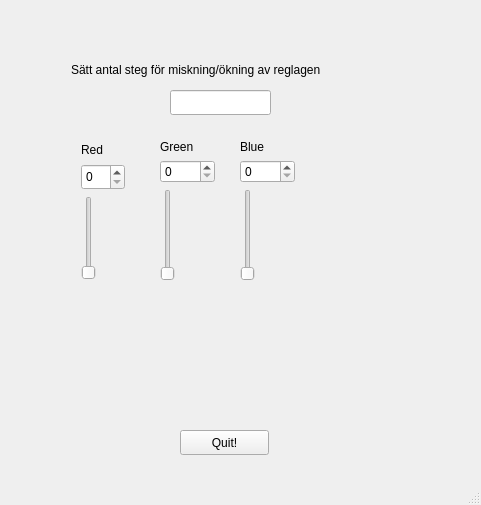
<?xml version="1.0" encoding="UTF-8"?>
<ui version="4.0">
 <class>MainWindow</class>
 <widget class="QMainWindow" name="MainWindow">
  <property name="geometry">
   <rect>
    <x>0</x>
    <y>0</y>
    <width>481</width>
    <height>505</height>
   </rect>
  </property>
  <property name="windowTitle">
   <string>MainWindow</string>
  </property>
  <widget class="QWidget" name="centralwidget">
   <widget class="QPushButton" name="pushButton">
    <property name="geometry">
     <rect>
      <x>180</x>
      <y>430</y>
      <width>89</width>
      <height>25</height>
     </rect>
    </property>
    <property name="text">
     <string>Quit!</string>
    </property>
   </widget>
   <widget class="QLabel" name="label">
    <property name="geometry">
     <rect>
      <x>71</x>
      <y>61</y>
      <width>322</width>
      <height>17</height>
     </rect>
    </property>
    <property name="text">
     <string>Sätt antal steg för miskning/ökning av reglagen</string>
    </property>
   </widget>
   <widget class="QLineEdit" name="lineEdit">
    <property name="geometry">
     <rect>
      <x>170</x>
      <y>90</y>
      <width>101</width>
      <height>25</height>
     </rect>
    </property>
   </widget>
   <widget class="QSlider" name="verticalSliderRed">
    <property name="geometry">
     <rect>
      <x>81</x>
      <y>196</y>
      <width>16</width>
      <height>84</height>
     </rect>
    </property>
    <property name="maximum">
     <number>255</number>
    </property>
    <property name="orientation">
     <enum>Qt::Vertical</enum>
    </property>
   </widget>
   <widget class="QSpinBox" name="spinBoxRed">
    <property name="geometry">
     <rect>
      <x>81</x>
      <y>164</y>
      <width>44</width>
      <height>26</height>
     </rect>
    </property>
    <property name="maximum">
     <number>255</number>
    </property>
   </widget>
   <widget class="QLabel" name="label_Red">
    <property name="geometry">
     <rect>
      <x>81</x>
      <y>141</y>
      <width>27</width>
      <height>17</height>
     </rect>
    </property>
    <property name="text">
     <string>Red</string>
    </property>
   </widget>
   <widget class="QWidget" name="">
    <property name="geometry">
     <rect>
      <x>160</x>
      <y>140</y>
      <width>55</width>
      <height>141</height>
     </rect>
    </property>
    <layout class="QVBoxLayout" name="verticalLayout_2">
     <item>
      <widget class="QLabel" name="label_Green">
       <property name="text">
        <string>Green</string>
       </property>
      </widget>
     </item>
     <item>
      <widget class="QSpinBox" name="spinBoxGreen">
       <property name="maximum">
        <number>255</number>
       </property>
      </widget>
     </item>
     <item>
      <widget class="QSlider" name="verticalSliderGreen">
       <property name="maximum">
        <number>255</number>
       </property>
       <property name="orientation">
        <enum>Qt::Vertical</enum>
       </property>
      </widget>
     </item>
    </layout>
   </widget>
   <widget class="QWidget" name="">
    <property name="geometry">
     <rect>
      <x>240</x>
      <y>140</y>
      <width>55</width>
      <height>141</height>
     </rect>
    </property>
    <layout class="QVBoxLayout" name="verticalLayout_3">
     <item>
      <widget class="QLabel" name="label_Blue">
       <property name="text">
        <string>Blue</string>
       </property>
      </widget>
     </item>
     <item>
      <widget class="QSpinBox" name="spinBoxBlue">
       <property name="maximum">
        <number>255</number>
       </property>
      </widget>
     </item>
     <item>
      <widget class="QSlider" name="verticalSliderBlue">
       <property name="maximum">
        <number>255</number>
       </property>
       <property name="orientation">
        <enum>Qt::Vertical</enum>
       </property>
      </widget>
     </item>
    </layout>
   </widget>
  </widget>
  <widget class="QMenuBar" name="menubar">
   <property name="geometry">
    <rect>
     <x>0</x>
     <y>0</y>
     <width>481</width>
     <height>22</height>
    </rect>
   </property>
  </widget>
  <widget class="QStatusBar" name="statusbar"/>
 </widget>
 <resources/>
 <connections>
  <connection>
   <sender>verticalSliderRed</sender>
   <signal>valueChanged(int)</signal>
   <receiver>spinBoxRed</receiver>
   <slot>setValue(int)</slot>
   <hints>
    <hint type="sourcelabel">
     <x>87</x>
     <y>242</y>
    </hint>
    <hint type="destinationlabel">
     <x>92</x>
     <y>196</y>
    </hint>
   </hints>
  </connection>
  <connection>
   <sender>spinBoxRed</sender>
   <signal>valueChanged(int)</signal>
   <receiver>verticalSliderRed</receiver>
   <slot>setValue(int)</slot>
   <hints>
    <hint type="sourcelabel">
     <x>92</x>
     <y>195</y>
    </hint>
    <hint type="destinationlabel">
     <x>92</x>
     <y>273</y>
    </hint>
   </hints>
  </connection>
  <connection>
   <sender>verticalSliderGreen</sender>
   <signal>valueChanged(int)</signal>
   <receiver>spinBoxGreen</receiver>
   <slot>setValue(int)</slot>
   <hints>
    <hint type="sourcelabel">
     <x>167</x>
     <y>267</y>
    </hint>
    <hint type="destinationlabel">
     <x>175</x>
     <y>201</y>
    </hint>
   </hints>
  </connection>
  <connection>
   <sender>spinBoxGreen</sender>
   <signal>valueChanged(int)</signal>
   <receiver>verticalSliderGreen</receiver>
   <slot>setValue(int)</slot>
   <hints>
    <hint type="sourcelabel">
     <x>191</x>
     <y>198</y>
    </hint>
    <hint type="destinationlabel">
     <x>173</x>
     <y>246</y>
    </hint>
   </hints>
  </connection>
  <connection>
   <sender>verticalSliderBlue</sender>
   <signal>valueChanged(int)</signal>
   <receiver>spinBoxBlue</receiver>
   <slot>setValue(int)</slot>
   <hints>
    <hint type="sourcelabel">
     <x>253</x>
     <y>272</y>
    </hint>
    <hint type="destinationlabel">
     <x>254</x>
     <y>200</y>
    </hint>
   </hints>
  </connection>
  <connection>
   <sender>spinBoxBlue</sender>
   <signal>valueChanged(int)</signal>
   <receiver>verticalSliderBlue</receiver>
   <slot>setValue(int)</slot>
   <hints>
    <hint type="sourcelabel">
     <x>251</x>
     <y>206</y>
    </hint>
    <hint type="destinationlabel">
     <x>249</x>
     <y>253</y>
    </hint>
   </hints>
  </connection>
 </connections>
</ui>
